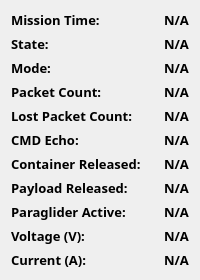
         <widget class="QWidget" name="telemetry_container_1" native="true">
          <property name="sizePolicy">
           <sizepolicy hsizetype="Expanding" vsizetype="Expanding">
            <horstretch>1</horstretch>
            <verstretch>1</verstretch>
           </sizepolicy>
          </property>
          <property name="styleSheet">
           <string notr="true"/>
          </property>
          <layout class="QGridLayout" name="gridLayout_10">
           <item row="0" column="0">
            <layout class="QVBoxLayout" name="simulation_panel_2" stretch="1">
             <property name="sizeConstraint">
              <enum>QLayout::SetMinimumSize</enum>
             </property>
             <item>
              <layout class="QHBoxLayout" name="horizontalLayout_12" stretch="1,0">
               <item>
                <layout class="QVBoxLayout" name="verticalLayout_19">
                 <item>
                  <widget class="QLabel" name="mission_time_2">
                   <property name="sizePolicy">
                    <sizepolicy hsizetype="Preferred" vsizetype="Preferred">
                     <horstretch>0</horstretch>
                     <verstretch>0</verstretch>
                    </sizepolicy>
                   </property>
                   <property name="font">
                    <font>
                     <family>Sans Serif Collection</family>
                     <pointsize>10</pointsize>
                     <weight>75</weight>
                     <bold>true</bold>
                    </font>
                   </property>
                   <property name="styleSheet">
                    <string notr="true"/>
                   </property>
                   <property name="text">
                    <string>Mission Time:</string>
                   </property>
                  </widget>
                 </item>
                 <item>
                  <widget class="QLabel" name="state">
                   <property name="font">
                    <font>
                     <family>Sans Serif Collection</family>
                     <pointsize>10</pointsize>
                     <weight>75</weight>
                     <bold>true</bold>
                    </font>
                   </property>
                   <property name="styleSheet">
                    <string notr="true">border: none;</string>
                   </property>
                   <property name="text">
                    <string>State:</string>
                   </property>
                  </widget>
                 </item>
                 <item>
                  <widget class="QLabel" name="mode">
                   <property name="font">
                    <font>
                     <family>Sans Serif Collection</family>
                     <pointsize>10</pointsize>
                     <weight>75</weight>
                     <bold>true</bold>
                    </font>
                   </property>
                   <property name="styleSheet">
                    <string notr="true">border: none;</string>
                   </property>
                   <property name="text">
                    <string>Mode:</string>
                   </property>
                  </widget>
                 </item>
                 <item>
                  <widget class="QLabel" name="packet_count_2">
                   <property name="font">
                    <font>
                     <family>Sans Serif Collection</family>
                     <pointsize>10</pointsize>
                     <weight>75</weight>
                     <bold>true</bold>
                    </font>
                   </property>
                   <property name="styleSheet">
                    <string notr="true">border: none;</string>
                   </property>
                   <property name="text">
                    <string>Packet Count:</string>
                   </property>
                  </widget>
                 </item>
                 <item>
                  <widget class="QLabel" name="lost_packet_count">
                   <property name="font">
                    <font>
                     <family>Sans Serif Collection</family>
                     <pointsize>10</pointsize>
                     <weight>75</weight>
                     <bold>true</bold>
                    </font>
                   </property>
                   <property name="styleSheet">
                    <string notr="true">font-weight: bold;</string>
                   </property>
                   <property name="text">
                    <string>Lost Packet Count:</string>
                   </property>
                  </widget>
                 </item>
                 <item>
                  <widget class="QLabel" name="cmd_echo_2">
                   <property name="font">
                    <font>
                     <family>Sans Serif Collection</family>
                     <pointsize>10</pointsize>
                     <weight>75</weight>
                     <bold>true</bold>
                    </font>
                   </property>
                   <property name="styleSheet">
                    <string notr="true">border: none;</string>
                   </property>
                   <property name="text">
                    <string>CMD Echo:</string>
                   </property>
                  </widget>
                 </item>
                 <item>
                  <widget class="QLabel" name="container_released">
                   <property name="font">
                    <font>
                     <family>Sans Serif Collection</family>
                     <pointsize>10</pointsize>
                     <weight>75</weight>
                     <bold>true</bold>
                    </font>
                   </property>
                   <property name="styleSheet">
                    <string notr="true">font-weight: bold;</string>
                   </property>
                   <property name="text">
                    <string>Container Released:</string>
                   </property>
                  </widget>
                 </item>
                 <item>
                  <widget class="QLabel" name="payload_released">
                   <property name="font">
                    <font>
                     <family>Sans Serif Collection</family>
                     <pointsize>10</pointsize>
                     <weight>75</weight>
                     <bold>true</bold>
                    </font>
                   </property>
                   <property name="styleSheet">
                    <string notr="true">font-weight: bold;</string>
                   </property>
                   <property name="text">
                    <string>Payload Released:</string>
                   </property>
                  </widget>
                 </item>
                 <item>
                  <widget class="QLabel" name="paraglider_active">
                   <property name="font">
                    <font>
                     <family>Sans Serif Collection</family>
                     <pointsize>10</pointsize>
                     <weight>75</weight>
                     <bold>true</bold>
                    </font>
                   </property>
                   <property name="styleSheet">
                    <string notr="true">font-weight: bold;</string>
                   </property>
                   <property name="text">
                    <string>Paraglider Active:</string>
                   </property>
                   <property name="textFormat">
                    <enum>Qt::AutoText</enum>
                   </property>
                   <property name="scaledContents">
                    <bool>false</bool>
                   </property>
                  </widget>
                 </item>
                 <item>
                  <widget class="QLabel" name="volt_label">
                   <property name="font">
                    <font>
                     <family>Sans Serif Collection</family>
                     <pointsize>10</pointsize>
                     <weight>75</weight>
                     <bold>true</bold>
                    </font>
                   </property>
                   <property name="styleSheet">
                    <string notr="true">border: none;</string>
                   </property>
                   <property name="text">
                    <string>Voltage (V):</string>
                   </property>
                  </widget>
                 </item>
                 <item>
                  <widget class="QLabel" name="current_label">
                   <property name="font">
                    <font>
                     <family>Sans Serif Collection</family>
                     <pointsize>10</pointsize>
                     <weight>75</weight>
                     <bold>true</bold>
                    </font>
                   </property>
                   <property name="text">
                    <string>Current (A):</string>
                   </property>
                  </widget>
                 </item>
                </layout>
               </item>
               <item>
                <layout class="QVBoxLayout" name="state_fields_2">
                 <item>
                  <widget class="QLabel" name="MISSION_TIME">
                   <property name="font">
                    <font>
                     <family>Sans Serif Collection</family>
                     <pointsize>10</pointsize>
                     <weight>75</weight>
                     <bold>true</bold>
                    </font>
                   </property>
                   <property name="text">
                    <string>N/A</string>
                   </property>
                  </widget>
                 </item>
                 <item>
                  <widget class="QLabel" name="STATE">
                   <property name="font">
                    <font>
                     <family>Sans Serif Collection</family>
                     <pointsize>10</pointsize>
                     <weight>75</weight>
                     <bold>true</bold>
                    </font>
                   </property>
                   <property name="text">
                    <string>N/A</string>
                   </property>
                  </widget>
                 </item>
                 <item>
                  <widget class="QLabel" name="MODE">
                   <property name="font">
                    <font>
                     <family>Sans Serif Collection</family>
                     <pointsize>10</pointsize>
                     <weight>75</weight>
                     <bold>true</bold>
                    </font>
                   </property>
                   <property name="text">
                    <string>N/A</string>
                   </property>
                  </widget>
                 </item>
                 <item>
                  <widget class="QLabel" name="PACKET_COUNT">
                   <property name="font">
                    <font>
                     <family>Sans Serif Collection</family>
                     <pointsize>10</pointsize>
                     <weight>75</weight>
                     <bold>true</bold>
                    </font>
                   </property>
                   <property name="text">
                    <string>N/A</string>
                   </property>
                  </widget>
                 </item>
                 <item>
                  <widget class="QLabel" name="LOST_PACKET_COUNT">
                   <property name="font">
                    <font>
                     <family>Sans Serif Collection</family>
                     <pointsize>10</pointsize>
                     <weight>75</weight>
                     <bold>true</bold>
                    </font>
                   </property>
                   <property name="styleSheet">
                    <string notr="true">font-weight: bold;</string>
                   </property>
                   <property name="text">
                    <string>N/A</string>
                   </property>
                  </widget>
                 </item>
                 <item>
                  <widget class="QLabel" name="CMD_ECHO">
                   <property name="font">
                    <font>
                     <family>Sans Serif Collection</family>
                     <pointsize>10</pointsize>
                     <weight>75</weight>
                     <bold>true</bold>
                    </font>
                   </property>
                   <property name="text">
                    <string>N/A</string>
                   </property>
                  </widget>
                 </item>
                 <item>
                  <widget class="QLabel" name="CONTAINER_RELEASED">
                   <property name="font">
                    <font>
                     <family>Sans Serif Collection</family>
                     <pointsize>10</pointsize>
                     <weight>75</weight>
                     <bold>true</bold>
                    </font>
                   </property>
                   <property name="styleSheet">
                    <string notr="true">font-weight: bold;</string>
                   </property>
                   <property name="text">
                    <string>N/A</string>
                   </property>
                  </widget>
                 </item>
                 <item>
                  <widget class="QLabel" name="PAYLOAD_RELEASED">
                   <property name="font">
                    <font>
                     <family>Sans Serif Collection</family>
                     <pointsize>10</pointsize>
                     <weight>75</weight>
                     <bold>true</bold>
                    </font>
                   </property>
                   <property name="styleSheet">
                    <string notr="true">font-weight: bold;</string>
                   </property>
                   <property name="text">
                    <string>N/A</string>
                   </property>
                  </widget>
                 </item>
                 <item>
                  <widget class="QLabel" name="PARAGLIDER_ACTIVE">
                   <property name="font">
                    <font>
                     <family>Sans Serif Collection</family>
                     <pointsize>10</pointsize>
                     <weight>75</weight>
                     <bold>true</bold>
                    </font>
                   </property>
                   <property name="styleSheet">
                    <string notr="true">font-weight: bold;</string>
                   </property>
                   <property name="text">
                    <string>N/A</string>
                   </property>
                  </widget>
                 </item>
                 <item>
                  <widget class="QLabel" name="VOLTAGE">
                   <property name="font">
                    <font>
                     <family>Sans Serif Collection</family>
                     <pointsize>10</pointsize>
                     <weight>75</weight>
                     <bold>true</bold>
                    </font>
                   </property>
                   <property name="text">
                    <string>N/A</string>
                   </property>
                  </widget>
                 </item>
                 <item>
                  <widget class="QLabel" name="CURRENT">
                   <property name="font">
                    <font>
                     <family>Sans Serif Collection</family>
                     <pointsize>10</pointsize>
                     <weight>75</weight>
                     <bold>true</bold>
                    </font>
                   </property>
                   <property name="text">
                    <string>N/A</string>
                   </property>
                  </widget>
                 </item>
                </layout>
               </item>
              </layout>
             </item>
            </layout>
           </item>
          </layout>
         </widget>
